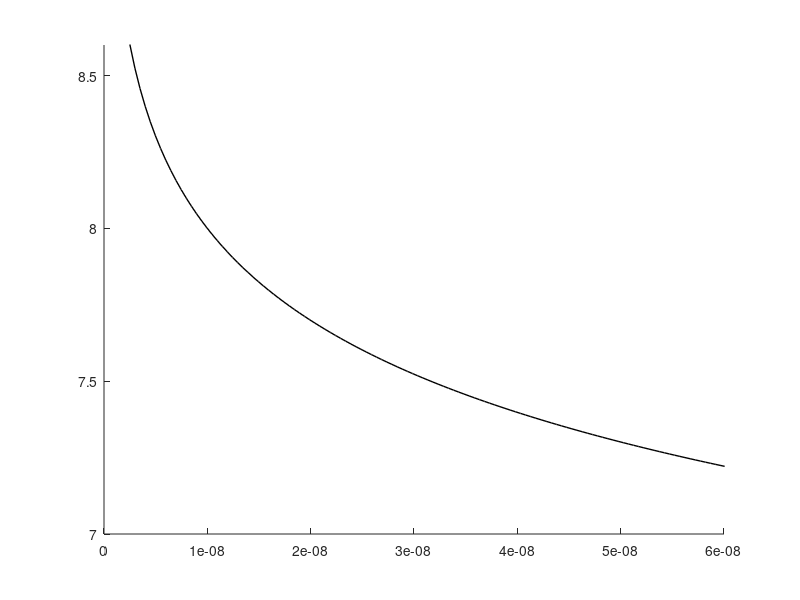

Write MATLAB code to recreate this figure. (Note: this script raises an error after producing the figure.)
types = {'initial' 'constant_Hconc' 'constant_pH' 'same_baseline'};

type = types{1};

filename = ['figures/pHvar_' type '.gif'];
DelayTime = 0.04;

fx = linspace(1e-9,1e-7,200);
fy = -log10(fx);

% Set colours
c1 = [1 0.1 0];
c0 = [0 0.5 1];

% 
FTOT = 80;
swave = sin(0:(2*pi/FTOT):(2*pi-2*pi/FTOT));

SeasAmp = 0.2;

y0 = swave * SeasAmp + 8.2;
x0 = 10.^-y0;

switch type
        
    case 'same_baseline'
        y1 = swave * SeasAmp*1.5 + 8.2;
        x1 = 10.^-y1;
        
    case 'constant_pH'
        y1 = swave * SeasAmp + 7.6;
        x1 = 10.^-y1;
        
    case 'constant_Hconc'
        x1 = -swave * (max(x0) - min(x0)) / 2 + 10^-7.6;
        y1 = -log10(x1);
        
end %switch

for F = 1:FTOT

fig = figure(1); clf; hold on
set(fig, 'color','w', 'units','centimeters')
set(fig, 'position',[-30 10 15 12.1])
    
% Limits
% fxlim = [0 max(fx)];
% fylim = -log10(fliplr(minmax(fx)));
fxlim = [0 0.060000000001]*1e-6;
fylim = [7 8.6];

xlim(fxlim)
ylim(fylim)

% Draw baseline pH
plot(fx,fy,'k', 'linewidth',1)

% Animated blobs
if ~strcmp(type,'initial')
    pHvar_aniblob(x1,y1,c1,fxlim,fylim,F)
end %if
pHvar_aniblob(x0,y0,c0,fxlim,fylim,F)
if strcmp(type,'same_baseline')
    scatter(x1(F),y1(F),50,c1,'filled')
    scatter(x0(F),y0(F),50,c0,'filled')
end %if

% Labels
xlabel(['[H^+] / ' char(956) 'mol\cdotkg^{' char(8211) '1}'])
ylabel([char(8211) 'log_{10} [H^+] ? pH'])

% Axis settings
setaxes(gca,12)
set(gca, 'box','on', 'xtick',(0:0.02:0.1)*1e-6, 'ytick',7:0.4:9)
set(gca, 'xticklabel',num2str(1e6*get(gca,'xtick')','%.2f'), ...
         'yticklabel',num2str(    get(gca,'ytick')','%.1f'))
    
% Position
set(gca, 'position',[0.12 0.13 0.6 0.7])

% Annotations
if strcmp(type,'same_baseline')
    
    text(0.072*1e-6,y0(1)+0.15,{'Initial \DeltapH' [' = ' ...
    num2str(max(y0) - min(y0),'%.2f')]}, ...
    'color',c0, 'fontname','arial', 'fontsize',15, ...
    'horizontalalignment','center')
    
    text(0.072*1e-6,y1(1)-0.15,{'Final \DeltapH' [' = ' ...
        num2str(max(y1) - min(y1),'%.2f')]}, ...
        'color',c1, 'fontname','arial', 'fontsize',15, ...
        'horizontalalignment','center')
    
end %if

if ~ strcmp(type,'same_baseline')
    text(0.072*1e-6,y0(1),{'Initial \DeltapH' [' = ' ...
        num2str(max(y0) - min(y0),'%.2f')]}, ...
        'color',c0, 'fontname','arial', 'fontsize',15, ...
        'horizontalalignment','center')
end %if

text(x0(1),8.85,{'Initial \Delta[H^+]' [' = ' ...
    num2str((max(x0) - min(x0))*1e6,'%.3f')]}, ...
    'color',c0, 'fontname','arial', 'fontsize',15, ...
    'horizontalalignment','center')

if ~strcmp(type,'initial')
       
    if ~ strcmp(type,'same_baseline')
        text(0.072*1e-6,y1(1),{'Final \DeltapH' [' = ' ...
            num2str(max(y1) - min(y1),'%.2f')]}, ...
            'color',c1, 'fontname','arial', 'fontsize',15, ...
            'horizontalalignment','center')
    end %if
    
    text(0.028e-6,8.85,{'Final \Delta[H^+]' [' = ' ...
        num2str((max(x1) - min(x1))*1e6,'%.3f')]}, ...
        'color',c1, 'fontname','arial', 'fontsize',15, ...
        'horizontalalignment','center')
    
end %if

% Capture the plot as an image 
frame = getframe(fig); 
im = frame2im(frame); 
[imind,cm] = rgb2ind(im,256); 

if F == 1

    imwrite(imind,cm,filename,'gif', 'DelayTime',DelayTime, ...
        'LoopCount',Inf)

else

    imwrite(imind,cm,filename,'gif', 'WriteMode','append', ...
        'DelayTime',DelayTime)

end %if
    
    
end %for F
